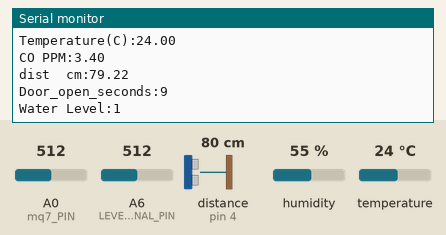
Bench run of a sketch on a simulated Arduino Nano, built with avr-gcc and run on an emulated ATmega328P. Shown: the last lines printed to the serial monitor. Wiring (inferred from the names in the program): ultrasonic range finder: trigger pin 3; echo pin 4. The test bench sets the inputs (shaded band); at power-on: A0 (mq7_PIN) = 512, A6 (LEVEL_SIGNAL_PIN) = 512, distance to the obstacle (sensor on pin 4) 80 cm, humidity 55 %, temperature 24 °C. The echo pulse lasts 58.3 µs per cm.

Above: at 10.5 s.
10.6 s: A0 (mq7_PIN) set to 370
At 11.0 s:
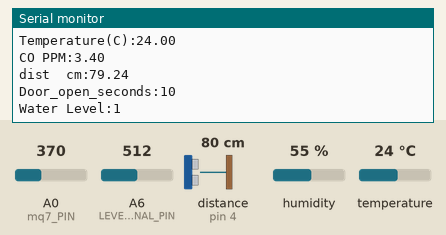
14.8 s: A0 (mq7_PIN) set to 342
At 15.3 s:
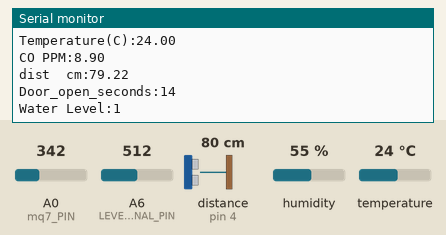
Timing chart, 0 to 17.3 s (numbered marks = the images above; inputs shaded):
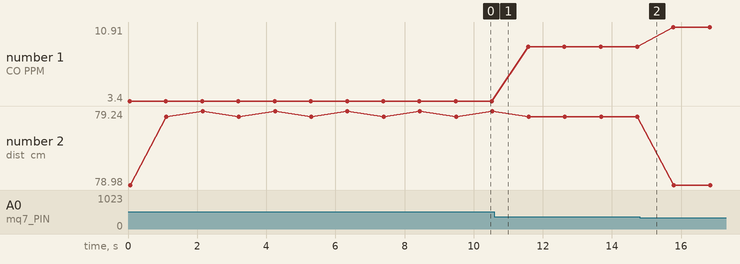

The sketch:

Arduino_CODE.ino
```cpp
#include <dht11.h>
#define DHT11PIN 2  //Digital pin to read the room temperature


// VARIABLES DECLARATION
// Temperature sensor
dht11 DHT11;

// Mq7 sensor
int mq7_PIN = A0; //analog input pin for Mq-7 sensor
float mq7_volatage = 0;
float RS_gas = 0;
float monoxide_ratio = 0;
float monoxide_ppm = 0;
int nr = 0;
int R0 = 0;

// Ultrasonic sensor
int ultrasonic_trigPin = 3;    // TRIG pin
int ultrasonic_echoPin = 4;    // ECHO pin
float ultrasonic_duration_us = 0;
float ultrasonic_distance_cm = 0;
const int doorOpenThreshold = 3;  // Adjust this threshold based on your setup (distance in centimeters)
unsigned long doorOpenTimeStart = 0;  // Variable to store the time the door was opened


// Water level sensor
#define LEVEL_POWER_PIN  7
#define LEVEL_SIGNAL_PIN A6
int level_sensor_min = 400;
int level_sensor_max = 700;
int level_value = 0; // variable to store the water level
int level_sensor_value = 0; // variable to store the sensor value

void  setup()
{
  Serial.begin(9600);
  R0 = 2.11; // value of mq-7 sensor resistance after calibration in clear air

  // configure the trigger pin to output mode
  pinMode(ultrasonic_trigPin, OUTPUT);
  // configure the echo pin to input mode
  pinMode(ultrasonic_echoPin, INPUT);

  // configure D7 pin as an OUTPUT
  pinMode(LEVEL_POWER_PIN, OUTPUT);
  // turn the sensor OFF
  digitalWrite(LEVEL_POWER_PIN, LOW); // turn the sensor OFF
}

void loop()
{
  Serial.println();

  //---------------TEMP SENSOR---------------
  int chk = DHT11.read(DHT11PIN);

  Serial.print("Temperature(C):");
  Serial.println((float)DHT11.temperature, 2);


  //---------------MQ7 MONOXIDE SENSOR---------------
  int sensorValue = analogRead(mq7_PIN);

  // Convert the analog value to voltage (0-5V)
  mq7_volatage = sensorValue / 1024.0 * 5.0;

  // Calculate RS/R0 ratio
  RS_gas = (5.0 - mq7_volatage) / mq7_volatage;
  monoxide_ratio = RS_gas / R0;

  // Use the ratio to calculate PPM concentration
  monoxide_ppm = pow(10, (1.69 * log10(monoxide_ratio) + 1.04));

  // Print the PPM value to the serial monitor
  Serial.print("CO PPM:");
  Serial.println(monoxide_ppm);

  //---------------ULTRASONIC SENSOR---------------
  // generate 10-microsecond pulse to TRIG pin
  digitalWrite(ultrasonic_trigPin, HIGH);
  delayMicroseconds(10);
  digitalWrite(ultrasonic_trigPin, LOW);

  // measure duration of pulse from ECHO pin
  ultrasonic_duration_us = pulseIn(ultrasonic_echoPin, HIGH);

  // calculate the distance
  ultrasonic_distance_cm = 0.017 * ultrasonic_duration_us;
   Serial.print("dist  cm:");
    Serial.println(ultrasonic_distance_cm );  // Convert milliseconds to seconds

  // Check if the door is open
  if (ultrasonic_distance_cm > doorOpenThreshold) {
    // If the door is open, print the time it has been open
    unsigned long currentTime = millis();
    unsigned long doorOpenTime = currentTime - doorOpenTimeStart;
    Serial.print("Door_open_seconds:");
    Serial.println(doorOpenTime / 1000);  // Convert milliseconds to seconds

    // Add your actions or alerts here
  } else {
    // If the door is closed, reset the timer
    doorOpenTimeStart = millis();
    Serial.print("Door_open_seconds:");
    Serial.println(0);
  }


  //---------------WATER LEVEL SENSOR---------------
  // turn the sensor ON
  digitalWrite(LEVEL_POWER_PIN, HIGH);
  // wait 10 milliseconds
  delay(10);
  // read the analog value from sensor
  level_sensor_value = analogRead(LEVEL_SIGNAL_PIN);

  // turn the sensor OFF
  digitalWrite(LEVEL_POWER_PIN, LOW);

  // Map the analog value to a percentage based on the recorded range
  if(level_sensor_value >= 0 && level_sensor_value <= 500) level_value=0;
  else
  if(level_sensor_value > 500 && level_sensor_value <=600) level_value=1;
  else
    if(level_sensor_value > 600 && level_sensor_value <=615) level_value=2;
    else
      level_value=3;
  //level_value = map(level_sensor_value, level_sensor_min, level_sensor_max, 0, 100);
  Serial.print("Water Level:");
  Serial.println(level_value);
  Serial.println();
  delay(1000);

}
```

Measured:
- plotted number 1: 3.4 → 8.9 after the input at 10.6 s, 8.9 → 10.91 after the input at 14.8 s
- plotted number 2: 79.22 → 78.98 after the input at 14.8 s
